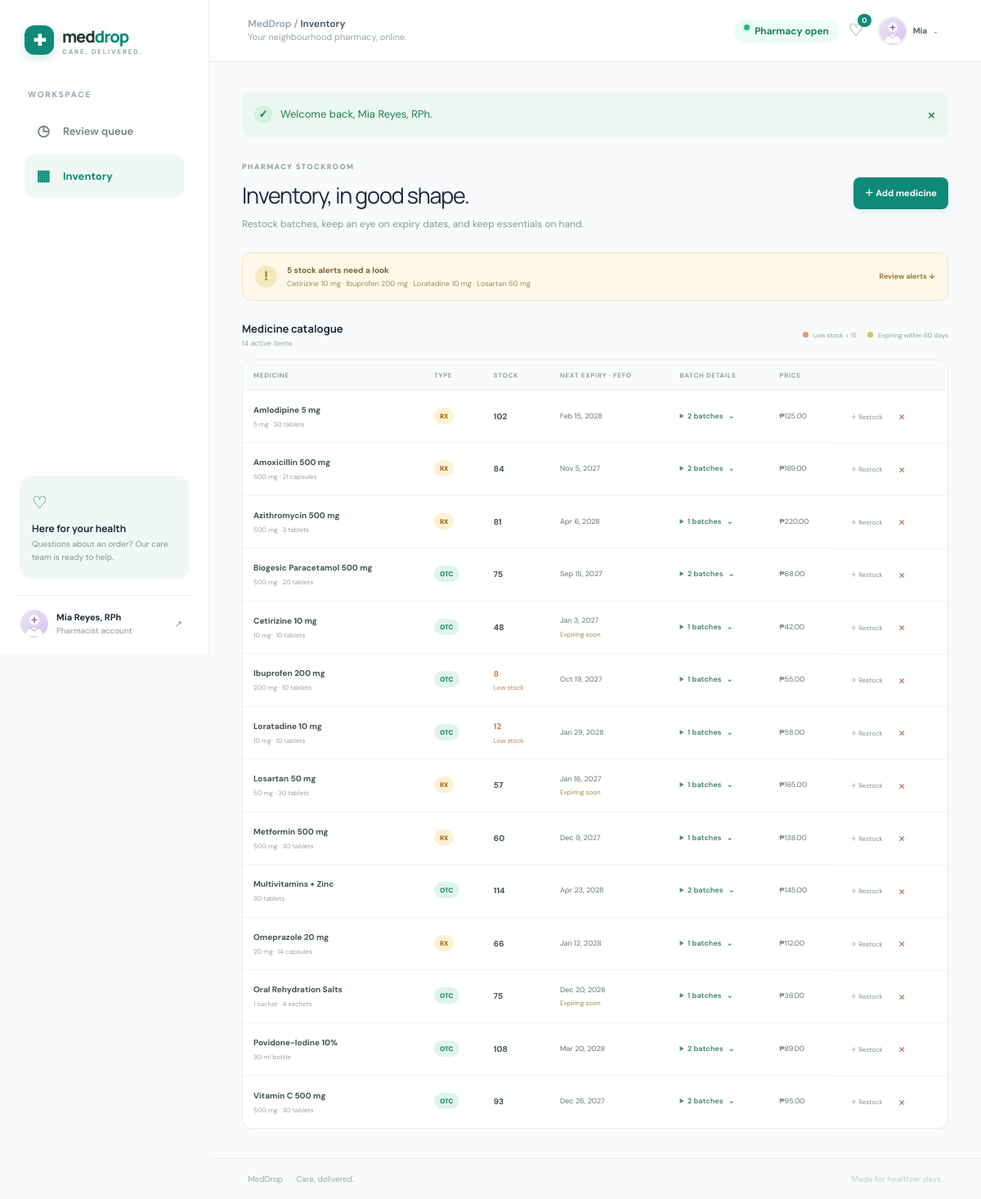
/?page=inventory (signed in), run on the app's committed database.
### tables this page shows
CREATE TABLE IF NOT EXISTS medicines (
  id BIGINT UNSIGNED AUTO_INCREMENT PRIMARY KEY,
  name VARCHAR(160) NOT NULL,
  description TEXT NOT NULL,
  category ENUM('OTC','RX') NOT NULL,
  type VARCHAR(50) NOT NULL,
  dosage VARCHAR(120) NOT NULL,
  price DECIMAL(10,2) NOT NULL,
  stock_quantity INT UNSIGNED NOT NULL DEFAULT 0,
  is_active TINYINT(1) NOT NULL DEFAULT 1,
  created_at TIMESTAMP NOT NULL DEFAULT CURRENT_TIMESTAMP,
  UNIQUE KEY uq_medicine_name(name),
  INDEX idx_medicine_browse(category,type,is_active)
);

### index.php (called while the page is built, shortened)
<?php
require_once __DIR__ . '/app/bootstrap.php';
$page = (string)($_GET['page'] ?? (current_user() ? 'dashboard' : 'login'));
$user = current_user();
$data=[];
if (in_array($page,['dashboard','shop','cart','orders','order','verification','inventory','deliveries'],true)) {
    if ($page==='shop') {
        $category=(string)($_GET['category']??'All'); $type=(string)($_GET['type']??'All'); $search=trim((string)($_GET['q']??''));
        $sql='SELECT m.*, (SELECT b.expiry_date FROM medicine_batches b WHERE b.medicine_id=m.id AND b.stock_quantity>0 ORDER BY b.expiry_date LIMIT 1) next_expiry FROM medicines m WHERE m.is_active=1'; $args=[];
        if(in_array($category,['OTC','RX'],true)){$sql.=' AND m.category=?';$args[]=$category;}
        if(in_array($type,['Pain relief','Allergy','Antibiotic','Cardiovascular','Diabetes','Vitamins','Digestive','First aid'],true)){$sql.=' AND m.type=?';$args[]=$type;}
        if($search!==''){$sql.=' AND (m.name LIKE ? OR m.description LIKE ?)';$args[]='%'.$search.'%';$args[]='%'.$search.'%';}
        $sql.=' ORDER BY m.name'; $q=db()->prepare($sql);$q->execute($args);$data['medicines']=$q->fetchAll();
    } elseif($page==='orders') {
        $q=db()->prepare('SELECT * FROM orders WHERE user_id=? ORDER BY created_at DESC');$q->execute([$user['id']]);$data['orders']=$q->fetchAll();
    } elseif($page==='inventory') {
        $user=require_role('pharmacist');$data['medicines']=db()->query('SELECT m.id,m.name,m.description,m.category,m.type,m.dosage,m.price,COALESCE(SUM(b.stock_quantity),0) stock_quantity,m.is_active,m.created_at,MIN(CASE WHEN b.stock_quantity>0 THEN b.expiry_date END) next_expiry FROM medicines m LEFT JOIN medicine_batches b ON b.medicine_id=m.id WHERE m.is_active=1 GROUP BY m.id ORDER BY m.name')->fetchAll();
        foreach($data['medicines'] as &$m){$q=db()->prepare('SELECT * FROM medicine_batches WHERE medicine_id=? ORDER BY expiry_date');$q->execute([$m['id']]);$m['batches']=$q->fetchAll();}unset($m);
    }
}
require __DIR__ . '/views/layout.php';

### views/inventory.php (the view, shortened to what this page needs)
<div class="page-heading"><div><span class="eyebrow">PHARMACY STOCKROOM</span><h1>Inventory, in good shape.</h1><p>Restock batches, keep an eye on expiry dates, and keep essentials on hand.</p></div><button class="primary-button" data-medicine-add>＋ Add medicine</button></div>
<?php $alerts=array_filter($data['medicines'],fn($m)=>(int)$m['stock_quantity']<15||($m['next_expiry']&&strtotime($m['next_expiry'])<=strtotime('+60 days'))); if($alerts): ?><div class="alert-banner"><span class="alert-icon">!</span><div><b><?= count($alerts) ?> stock alert<?= count($alerts)===1?'':'s' ?> need a look</b><p><?= e(implode(' · ',array_map(fn($m)=>$m['name'],array_slice($alerts,0,4)))) ?></p></div><a href="#stock-table">Review alerts ↓</a></div><?php endif; ?>
<div class="inventory-toolbar"><div><b>Medicine catalogue</b><span><?= count($data['medicines']) ?> active items</span></div><div class="inventory-legend"><span><i class="legend-low"></i> Low stock &lt; 15</span><span><i class="legend-exp"></i> Expiring within 60 days</span></div></div>
<div class="inventory-table-wrap" id="stock-table"><table class="inventory-table"><thead><tr><th>Medicine</th><th>Type</th><th>Stock</th><th>Next expiry · FEFO</th><th>Batch details</th><th>Price</th><th></th></tr></thead><tbody><?php foreach($data['medicines'] as $m): $low=(int)$m['stock_quantity']<15;$exp=$m['next_expiry']&&strtotime($m['next_expiry'])<=strtotime('+60 days'); ?><tr><td><b><?= e($m['name']) ?></b><small><?= e($m['dosage']) ?></small></td><td><span class="category-badge <?= $m['category']==='RX'?'badge-rx':'badge-otc' ?>"><?= e($m['category']) ?></span></td><td><b class="<?= $low?'stock-low':'' ?>"><?= (int)$m['stock_quantity'] ?></b><?= $low?'<small class="stock-warning">Low stock</small>':'' ?></td><td><?= $m['next_expiry']?e(date('M j, Y',strtotime($m['next_expiry']))):'—' ?><?= $exp?'<small class="expiry-warning">Expiring soon</small>':'' ?></td><td><details class="batch-details"><summary><?= count($m['batches']) ?> batches <span>⌄</span></summary><div><?php foreach($m['batches'] as $b): ?><p><b><?= e($b['batch_number']) ?></b> · <?= (int)$b['stock_quantity'] ?> units · <?= e(date('M j, Y',strtotime($b['expiry_date']))) ?></p><?php endforeach; ?></div></details></td><td><?= money($m['price']) ?></td><td><button class="icon-button edit-medicine" data-medicine='<?= e(json_encode(['id'=>$m['id'],'name'=>$m['name'],'description'=>$m['description'],'category'=>$m['category'],'type'=>$m['type'],'dosage'=>$m['dosage'],'price'=>$m['price']])) ?>' aria-label="Restock <?= e($m['name']) ?>">＋ Restock</button><form method="post" onsubmit="return confirm('Remove this medicine from the catalogue?')"><input type="hidden" name="_csrf" value="<?= e(csrf_token()) ?>"><input type="hidden" name="action" value="delete_medicine"><input type="hidden" name="medicine_id" value="<?= (int)$m['id'] ?>"><button class="icon-button danger-icon" title="Remove medicine" aria-label="Remove medicine">×</button></form></td></tr><?php endforeach; ?></tbody></table></div>

### assets/style.css (style rules this page uses)
:root { --green:#0e8b78;--green-dark:#087565;--green-soft:#e9f6f2;--ink:#263a38;--muted:#7d908e;--line:#e8eeec;--cream:#f8f8f3;--font:'DM Sans',sans-serif;--display:'Manrope',sans-serif }
* { box-sizing:border-box }
body { font-family:var(--font) }
h1,h2,h3,.brand { font-family:var(--display) }
a { color:inherit;text-decoration:none }
button,input,textarea,select { font:inherit }
button { cursor:pointer }
.icon-button { border:0;background:transparent;color:#82928f;padding:7px;border-radius:8px }
.eyebrow { font-size:9px;font-weight:800;letter-spacing:1.5px;color:#82a49a }
.catalog-heading,.page-heading { display:flex;justify-content:space-between;align-items:flex-end;gap:15px;margin-bottom:20px }
.catalog-heading p,.page-heading p { margin:0;color:#8a9996;font-size:12px }
.category-badge { font-size:8px;font-weight:700;border-radius:20px;padding:5px 7px;white-space:nowrap }
.badge-otc { background:#e5f5ec;color:#398365 }
.badge-rx { background:#f1eafa;color:#8468a0 }
.page-heading { margin-bottom:26px;align-items:center }
.page-heading h1 { font-size:27px;letter-spacing:-1.2px;margin:5px 0 }
.soft-button,.primary-button { display:inline-flex;justify-content:center;align-items:center;gap:16px;padding:11px 14px;border-radius:8px;font-size:11px;font-weight:700;white-space:nowrap }
.primary-button { background:var(--green);color:white;border:0;box-shadow:0 4px 9px #0e8b7818 }
.alert-banner { display:flex;align-items:center;gap:12px;background:#fff8e8;border:1px solid #f4e4bb;border-radius:11px;padding:13px 15px;margin-bottom:25px }
.alert-icon { width:27px;height:27px;display:grid;place-items:center;background:#f6e8be;color:#9e7d33;border-radius:50%;font-weight:800 }
.alert-banner b { display:block;font-size:10px;color:#766437 }
.alert-banner p { font-size:9px;color:#9c8a58;margin:3px 0 0 }
.alert-banner>a { margin-left:auto;color:#9a792e;font-size:9px;font-weight:700;white-space:nowrap }
.inventory-toolbar { display:flex;justify-content:space-between;align-items:center;margin-bottom:12px }
.inventory-toolbar>div:first-child b,.inventory-toolbar>div:first-child span { display:block }
.inventory-toolbar>div:first-child b { font:700 13px var(--display) }
.inventory-toolbar>div:first-child span { font-size:9px;color:#9aa7a2;margin-top:3px }
.inventory-legend { display:flex;gap:13px;color:#929f9a;font-size:8px }
.inventory-legend i { display:inline-block;width:7px;height:7px;border-radius:50%;margin-right:4px }
.legend-low { background:#df986a }
.legend-exp { background:#dfbd67 }
.inventory-table-wrap { overflow:auto;background:white;border:1px solid var(--line);border-radius:11px }
.inventory-table { width:100%;border-collapse:collapse;min-width:800px;text-align:left }
.inventory-table th { background:#f9fbfa;padding:12px 13px;color:#93a09c;text-transform:uppercase;letter-spacing:.7px;font-size:8px }
.inventory-table td { padding:12px 13px;border-top:1px solid #f0f3f2;font-size:9px;color:#64756e }
.inventory-table td>b { font-size:10px;color:#40554e }
.inventory-table td:first-child b,.inventory-table td:first-child small { display:block }
.inventory-table td:first-child small { font-size:8px;color:#99a6a1;margin-top:4px }
.stock-low { color:#c77c48!important }
.stock-warning,.expiry-warning { display:block;font-size:8px;color:#c4814e;margin-top:3px }
.expiry-warning { color:#a78a43 }
.batch-details { position:relative }
.batch-details summary { cursor:pointer;color:#4f8d72;font-weight:700;white-space:nowrap }
.batch-details summary span { margin-left:4px }
.inventory-table td:last-child { display:flex;align-items:center;gap:5px }
.inventory-table .icon-button { font-size:8px;white-space:nowrap }
.danger-icon { font-size:17px!important;color:#ba7068 }
.badge-otc { background:#dff5e9!important;color:#087a58!important }
.badge-rx { background:#fff0d4!important;color:#9a5b00!important }

### data on the page
medicines: name "Amlodipine 5 mg", dosage "5 mg · 30 tablets", category "RX", stock_quantity "102", next_expiry "Feb 15, 2028", count($m['batches']) "2", price "₱125.00"
medicines: name "Amoxicillin 500 mg", dosage "500 mg · 21 capsules", category "RX", stock_quantity "84", next_expiry "Nov 5, 2027", count($m['batches']) "2", price "₱189.00"
medicines: name "Azithromycin 500 mg", dosage "500 mg · 3 tablets", category "RX", stock_quantity "81", next_expiry "Apr 6, 2028", count($m['batches']) "1", price "₱220.00"
medicines: name "Biogesic Paracetamol 500 mg", dosage "500 mg · 20 tablets", category "OTC", stock_quantity "75", next_expiry "Sep 15, 2027", count($m['batches']) "2", price "₱68.00"
medicines: name "Cetirizine 10 mg", dosage "10 mg · 10 tablets", category "OTC", stock_quantity "48", next_expiry "Jan 3, 2027", shows "Expiring soon", count($m['batches']) "1", price "₱42.00"
medicines: name "Ibuprofen 200 mg", dosage "200 mg · 10 tablets", category "OTC", stock_quantity "8", shows "Low stock", next_expiry "Oct 19, 2027", count($m['batches']) "1", price "₱55.00"
medicines: name "Loratadine 10 mg", dosage "10 mg · 10 tablets", category "OTC", stock_quantity "12", shows "Low stock", next_expiry "Jan 29, 2028", count($m['batches']) "1", price "₱58.00"
medicines: name "Losartan 50 mg", dosage "50 mg · 30 tablets", category "RX", stock_quantity "57", next_expiry "Jan 16, 2027", shows "Expiring soon", count($m['batches']) "1", price "₱165.00"
medicines: name "Metformin 500 mg", dosage "500 mg · 30 tablets", category "RX", stock_quantity "60", next_expiry "Dec 9, 2027", count($m['batches']) "1", price "₱138.00"
medicines: name "Multivitamins + Zinc", dosage "30 tablets", category "OTC", stock_quantity "114", next_expiry "Apr 23, 2028", count($m['batches']) "2", price "₱145.00"
medicines: name "Omeprazole 20 mg", dosage "20 mg · 14 capsules", category "RX", stock_quantity "66", next_expiry "Jan 12, 2028", count($m['batches']) "1", price "₱112.00"
medicines: name "Oral Rehydration Salts", dosage "1 sachet · 4 sachets", category "OTC", stock_quantity "75", next_expiry "Dec 20, 2026", shows "Expiring soon", count($m['batches']) "1", price "₱36.00"
medicines: name "Povidone-Iodine 10%", dosage "30 ml bottle", category "OTC", stock_quantity "108", next_expiry "Mar 20, 2028", count($m['batches']) "2", price "₱89.00"
medicines: name "Vitamin C 500 mg", dosage "500 mg · 30 tablets", category "OTC", stock_quantity "93", next_expiry "Dec 26, 2027", count($m['batches']) "2", price "₱95.00"

### other printed values
$icon "◷ ▦"
$label "Review queue Inventory"
$user['name'] "Mia Reyes, RPh"
$user['role'] "Pharmacist"
str_replace('_',' ',$page) "Inventory"
count($_SESSION['cart']??[]) "0"
explode(' ',$user['name'])[0] "Mia"
$flash['message'] "Welcome back, Mia Reyes, RPh."
count($alerts) "5"
implode(' · ',array_map(fn($m)=>$m['name'],array_slice($alerts,0,4))) "Cetirizine 10 mg · Ibuprofen 200 mg · Loratadine 10 mg · Losartan 50 mg"
count($data['medicines']) "14"
